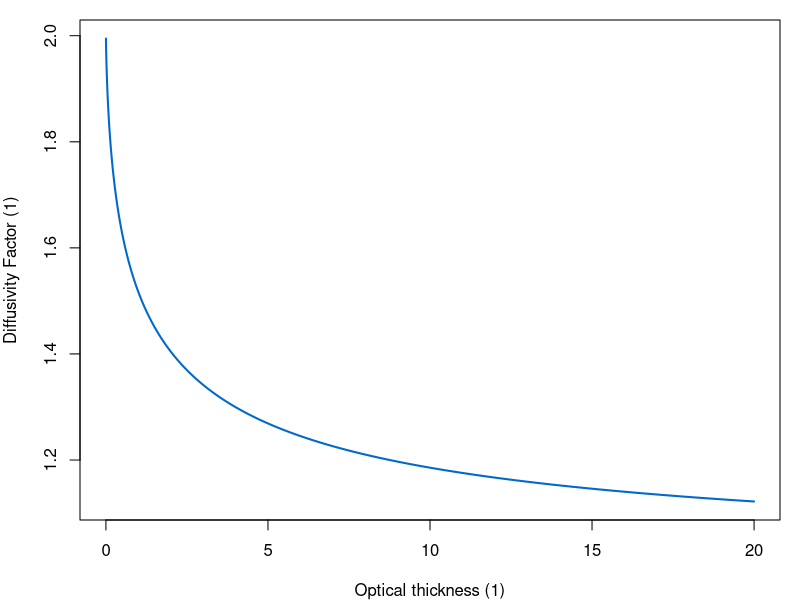

Generate this figure with R:
#!/usr/bin/env Rscript

diffusivity.factor <- function(delta) {
    -log(integrate(function(mu) { 2*exp(-delta/mu)*mu }, 0, 1)$value)/delta
}

cairo_pdf('diffusivity-factor.pdf', width=8/cm(1), height=8/cm(1))
par(mar=c(4,4,1,1))

plot(
    delta <- seq(0,20,0.001),
    sapply(delta, diffusivity.factor),
    type='l',
    xlab='Optical thickness (1)',
    ylab='Diffusivity Factor (1)',
    col='#0169c9',
    lwd=2
)

dev.off()
